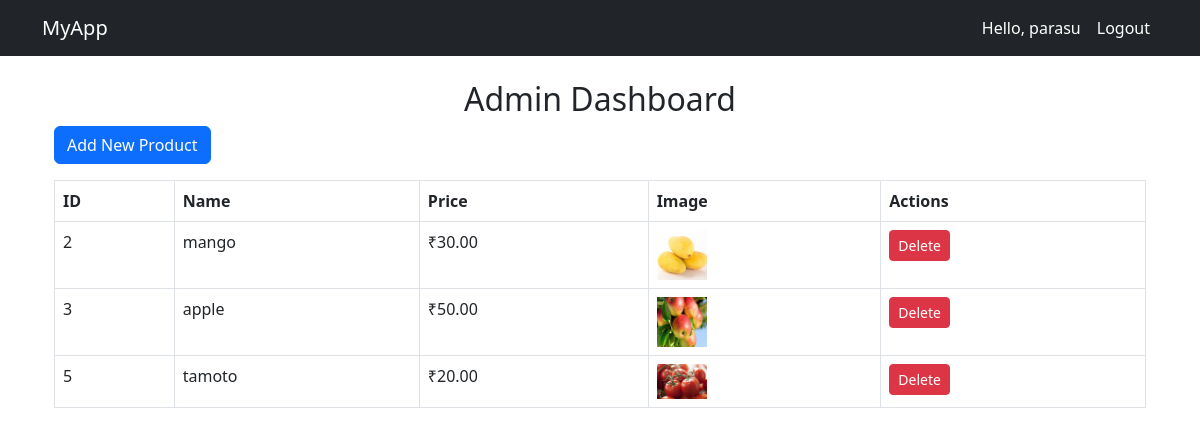
/admin-dashboard/ (signed in), run on the app's committed database.
### groceryapp/models.py (models this page shows, shortened)
class Product(models.Model):
    name = models.CharField(max_length=200, unique=True)
    price = models.DecimalField(max_digits=10, decimal_places=2)
    image = models.ImageField(upload_to='product_images/', null=True, blank=True)
    description = models.TextField(blank=True)
    created_at = models.DateTimeField(auto_now_add=True)
    updated_at = models.DateTimeField(auto_now=True)

### groceryapp/views.py (the view)
# urls.py: path("admin-dashboard/", views.admin_dashboard, name="admin_dashboard"),
@staff_member_required
def admin_dashboard(request):
    products = Product.objects.all()
    return render(request, "myapp/admin_dashboard.html", {"products": products})

### groceryapp/templates/myapp/admin_dashboard.html (shortened to what this page needs)
{% extends 'myapp/base.html' %}
{% block content %}
<div class="container">
    <h2 class="text-center">Admin Dashboard</h2>
    <a href="{% url 'add_product' %}" class="btn btn-primary mb-3">Add New Product</a>
    <table class="table table-bordered">
        <thead class="thead-dark">
            <tr>
                <th>ID</th>
                <th>Name</th>
                <th>Price</th>
                <th>Image</th>
                <th>Actions</th>
            </tr>
        </thead>
        <tbody>
            {% for product in products %}
            <tr>
                <td>{{ product.id }}</td>
                <td>{{ product.name }}</td>
                <td>₹{{ product.price }}</td>
                <td>
                    {% if product.image %}
                        <img src="{{ product.image.url }}" width="50">
                    {% else %}
                        No Image
                    {% endif %}
                </td>
                <td>
                    <a href="{% url 'delete_product' product.id %}" class="btn btn-danger btn-sm">Delete</a>
                </td>
            </tr>
            {% endfor %}
        </tbody>
    </table>
</div>
{% endblock %}

### groceryapp/templates/myapp/base.html (shortened to what this page needs)
<!DOCTYPE html>
<html lang="en">
<head>
    <link rel="stylesheet" href="https://cdn.jsdelivr.net/npm/bootstrap@5.3.0/dist/css/bootstrap.min.css">
</head>
<body>
    <nav class="navbar navbar-expand-lg navbar-dark bg-dark">
        <div class="container">
            <a class="navbar-brand" href="{% url 'home' %}">MyApp</a>
            <ul class="navbar-nav ms-auto">
                {% if user.is_authenticated %}
                    <li class="nav-item">
                        <span class="nav-link text-white">Hello, {{ user.username }}</span>
                    </li>
                    <li class="nav-item">
                        <a class="nav-link btn btn-danger btn-sm text-white" href="{% url 'logout' %}">Logout</a>
                    </li>
                {% else %}
                    <li class="nav-item">
                        <a class="nav-link btn btn-primary btn-sm text-white" href="{% url 'login' %}">Login</a>
                    </li>
                {% endif %}
            </ul>
        </div>
    </nav>
    <div class="container mt-4">
        {% block content %}{% endblock %}
    </div>
</body>
</html>

### data on the page
Product: id "2", name "mango", price "30.00", image (picture)
Product: id "3", name "apple", price "50.00", image (picture)
Product: id "5", name "tamoto", price "20.00", image (picture)

### other printed values
{{ user.username }} "parasu"
